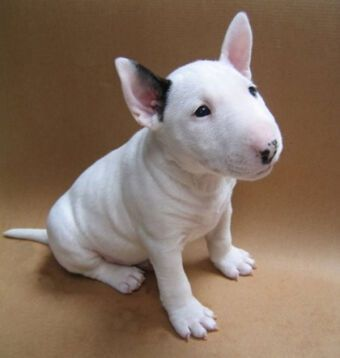
#> input picture bullterrier.jpg, 340 x 358 px
$ jupyter execute 'Laboratorio 7.ipynb'
#> lines starting #> are read from the running program, lines starting #| are printed output that depends on the picture; after the words box and inside, x2 and y2 are one past the last pixel; in counts of white or black regions, pixels touching at a corner belong together
[cell 1]
#Abran tres imágenes, luego cambien el tamaño de las tres imágenes para que todas tengan las
#mismas dimensiones que la imagen más grande de las tres.

[cell 2]
import cv2
import matplotlib.pyplot as plt
import numpy as np

image_1 = cv2.imread('bullterrier.jpg')
#> image_1 is the input picture: shape (358, 340, 3); mean B, G, R 97.4, 113.5, 134.7
image_1 = cv2.cvtColor(image_1, cv2.COLOR_BGR2RGB)
plt.subplot(1, 3, 1)
plt.imshow(image_1)

image_2 = cv2.imread('husky.jfif')
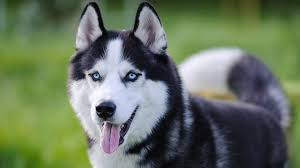
#> input picture husky.jfif, 300 x 168 px
#> image_2 is the input picture: shape (168, 300, 3); mean B, G, R 93.8, 116.3, 102.9
image_2 = cv2.cvtColor(image_2, cv2.COLOR_BGR2RGB)
plt.subplot(1, 3, 2)
plt.imshow(image_2)

image_3 = cv2.imread('pitbull.jfif')
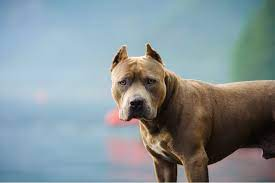
#> input picture pitbull.jfif, 275 x 183 px
#> image_3 is the input picture: shape (183, 275, 3); mean B, G, R 151.6, 146.8, 133.5
image_3 = cv2.cvtColor(image_3, cv2.COLOR_BGR2RGB)
plt.subplot(1, 3, 3)
plt.imshow(image_3)

[cell 3]
image_files = ['bullterrier.jpg', 'husky.jfif', 'pitbull.jfif']

# Lista para almacenar las imágenes
images = []
tam = 0
alto = 0
ancho = 0
# Leer y convertir imágenes
for file in image_files:
    img = cv2.imread(file)
    (aux_alto, aux_ancho, aux_canal) = img.shape
#> aux_alto = 358; aux_ancho = 340; aux_canal = 3
    print(img.shape)
#| (358, 340, 3)
    aux_tam = aux_alto * aux_ancho
#> aux_tam = 121720
    if aux_tam > tam :
        tam = aux_tam
#> tam = 121720
        alto = aux_alto
#> alto = 358
        ancho = aux_ancho
#> ancho = 340
    img = cv2.cvtColor(img, cv2.COLOR_BGR2RGB)

image_1 = cv2.imread(image_files[0])
image_1 = cv2.cvtColor(image_1, cv2.COLOR_BGR2RGB)
r = alto/image_1.shape[1] # alto que quiero / ancho que tengo
#> r = 1.05
dim = (alto, int(image_1.shape[0] * r))
#> dim = (358, 376)
image_1 = cv2.resize(image_1,dim)
#> image_1: shape (376, 358, 3)
#image_1 = cv2.resize(image_1,(alto,ancho))
plt.subplot(1, 3, 1)
plt.imshow(image_1)
print(image_1.shape)
#| (376, 358, 3)

image_2 = cv2.imread('husky.jfif')
image_2 = cv2.cvtColor(image_2, cv2.COLOR_BGR2RGB)
r = alto/image_2.shape[1] # alto que quiero / ancho que tengo
#> r = 1.19
dim = (alto, int(image_2.shape[0] * r))
#> dim = (358, 200)
image_2 = cv2.resize(image_2,dim)
#> image_2: shape (200, 358, 3)
#image_2 = cv2.resize(image_2,(alto,ancho))
plt.subplot(1, 3, 2)
plt.imshow(image_2)
print(image_2.shape)
#| (200, 358, 3)

image_3 = cv2.imread('pitbull.jfif')
image_3 = cv2.cvtColor(image_3, cv2.COLOR_BGR2RGB)
r = alto/image_3.shape[1] # alto que quiero / ancho que tengo
#> r = 1.3
dim = (alto, int(image_3.shape[0] * r))
#> dim = (358, 238)
image_3 = cv2.resize(image_3,dim)
#> image_3: shape (238, 358, 3)
#image_3 = cv2.resize(image_3,(alto,ancho))
plt.subplot(1, 3, 3)
plt.imshow(image_3)
print(image_3.shape)
#| (238, 358, 3)

[cell 4]
# Creen una nueva imagen utilizando únicamente el canal rojo de la primera imagen, el canal
# verde de la segunda imagen y el canal azul de la tercera imagen.
import cv2
import matplotlib.pyplot as plt
import numpy as np

image_1 = cv2.imread('bullterrier.jpg')
black = np.zeros(image_1.shape[:2], dtype='uint8')
image_1 = cv2.cvtColor(image_1, cv2.COLOR_BGR2RGB)
b,g,r = cv2.split(image_1)
red = cv2.merge([r,black,black])
plt.subplot(1, 3, 1)
plt.imshow(red)

image_2 = cv2.imread('husky.jfif')
black = np.zeros(image_2.shape[:2], dtype='uint8')
image_2 = cv2.cvtColor(image_2, cv2.COLOR_BGR2RGB)
b,g,r = cv2.split(image_2)
#> b: shape (168, 300)
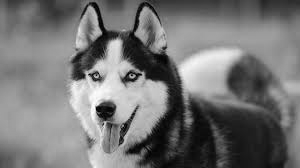
#> g: shape (168, 300); min 0, max 255, mean 116.3
#> r: shape (168, 300)
green = cv2.merge([black,g,black])
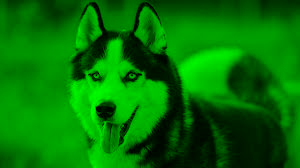
#> green: shape (168, 300, 3); mean of channels 0, 1, 2 0, 116.3, 0; drawn as B, G, R
plt.subplot(1, 3, 2)
plt.imshow(green)

image_3 = cv2.imread('pitbull.jfif')
black = np.zeros(image_3.shape[:2], dtype='uint8')
image_3 = cv2.cvtColor(image_3, cv2.COLOR_BGR2RGB)
b,g,r = cv2.split(image_3)
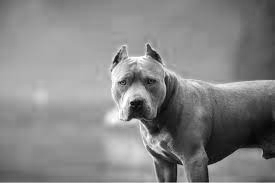
#> b: shape (183, 275); min 1, max 255, mean 133.5
#> g: shape (183, 275)
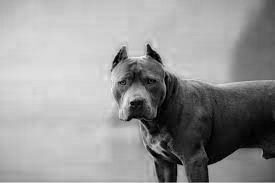
#> r: shape (183, 275); min 0, max 245, mean 151.6
blue = cv2.merge([black,black,b])
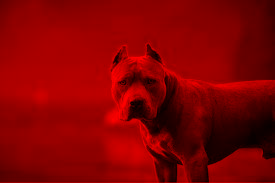
#> blue: shape (183, 275, 3); mean of channels 0, 1, 2 0, 0, 133.5; drawn as B, G, R
plt.subplot(1, 3, 3)
plt.imshow(blue)

[cell 5]
import matplotlib.pyplot as plt
import numpy as np
from PIL import Image

# Abrir la imagen original
foto = Image.open('bullterrier.jpg')

# Invertir los colores (negativo)
datos = list(foto.getdata())
#> datos = 121720 items
datos_invertidos = [(255 - datos[x][0], 255 - datos[x][1], 255 - datos[x][2]) for x in range(len(datos))]
#> datos_invertidos = 121720 items
imagen_invertida = Image.new('RGB', foto.size)
#> imagen_invertida: PIL image 340x358 RGB; every value is 0
imagen_invertida.putdata(datos_invertidos)
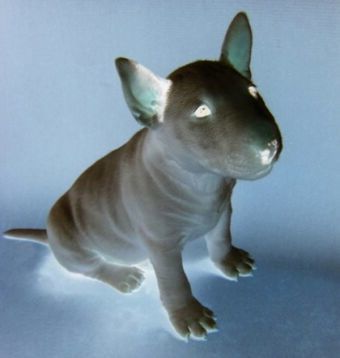
#> imagen_invertida: PIL image 340x358 RGB; mean R, G, B 120.3, 141.5, 157.6
plt.subplot(1, 2, 1)
plt.imshow(imagen_invertida)

# Convertir la imagen invertida a escala de grises
imagen_invertida_gris = imagen_invertida.convert('L')
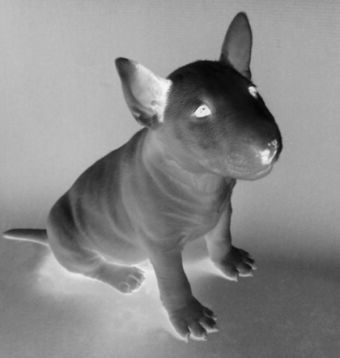
#> imagen_invertida_gris: PIL image 340x358 L; min 2, max 248, mean 137

# Convertir la imagen en escala de grises invertida a un arreglo numpy
imagen_invertida_gris_array = np.array(imagen_invertida_gris)

# Mostrar la imagen en escala de grises invertida con matplotlib
plt.subplot(1, 2, 2)
plt.imshow(imagen_invertida_gris_array, cmap='gray')

# Guardar la imagen invertida en escala de grises
imagen_invertida_gris_pil = Image.fromarray(imagen_invertida_gris_array)
imagen_invertida_gris_pil.save('bullterrier_invertido_gris.jpg')

[cell 6]
# Aplicación interactiva de visualización de canales de color
import cv2
import numpy as np

# Cargar la imagen
image = cv2.imread('bullterrier.jpg')

# Crear ventanas para mostrar los canales
def show_channel(image, channels):
    """Retorna una imagen mostrando solo los canales seleccionados."""
    channel_image = np.zeros_like(image)
    for i, channel in enumerate(channels):
        if channel:
            channel_image[:, :, i] = image[:, :, i]
    return channel_image

# Configuración inicial
channels = [True, True, True]  # [Rojo, Verde, Azul]

# Mostrar la imagen en una ventana
cv2.imshow('Image Viewer', show_channel(image, channels))

print("Presiona 'R' para alternar el canal Rojo, 'G' para el Verde, 'B' para el Azul")
print("Presiona 'ESC' para salir.")

while True:
    key = cv2.waitKey(0) & 0xFF  # Espera por la entrada del usuario
#> (key q is pressed here)

    # Teclas de control
    if key == 27:  # ESC para salir
        break
    elif key == ord('r'):  # Alternar el canal rojo
        channels[2] = not channels[2]
    elif key == ord('g'):  # Alternar el canal verde
        channels[1] = not channels[1]
    elif key == ord('b'):  # Alternar el canal azul
        channels[0] = not channels[0]

    # Actualizar la imagen mostrada
    cv2.imshow('Image Viewer', show_channel(image, channels))

cv2.destroyAllWindows()

[cell 7]
#Dibujo de figuras y texto en imágenes

import cv2

# Cargar la imagen
image = cv2.imread('bullterrier.jpg')  # Asegúrate de tener el archivo correcto
output_image = image.copy()  # Copia de la imagen original

# Coordenadas del círculo (ejemplo: cara del perro)
center_coordinates = (215, 120)  # Cambia a las coordenadas de la cara en tu imagen
radius = 80
circle_color = (0, 255, 0)  # Verde
thickness = 3

# Dibujar el círculo
cv2.circle(output_image, center_coordinates, radius, circle_color, thickness)

# Añadir el texto
text = "Perro"
font = cv2.FONT_HERSHEY_SIMPLEX
font_scale = 1
text_color = (255, 0, 0)  # Azul
text_thickness = 2
text_position = (center_coordinates[0] - 50, center_coordinates[1] - radius - 20)
cv2.putText(output_image, text, text_position, font, font_scale, text_color, text_thickness)

# Guardar la imagen resultante
cv2.imwrite('bullterrier_labeled.jpg', output_image)

# Mostrar la imagen modificada
cv2.imshow('Imagen con Circulo y Texto', output_image)
cv2.waitKey(0)
cv2.destroyAllWindows()

[cell 8]
# Aplicación de umbral binario
import cv2
import matplotlib.pyplot as plt

# Cargar la imagen
image = cv2.imread('bullterrier.jpg')  # Cambia el nombre del archivo de tu imagen

# Convertir la imagen a escala de grises
gray_image = cv2.cvtColor(image, cv2.COLOR_BGR2GRAY)

# Aplicar el umbral binario
_, binary_image = cv2.threshold(gray_image, 127, 255, cv2.THRESH_BINARY)
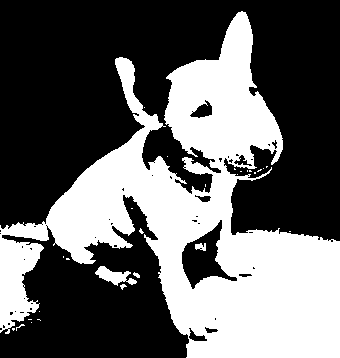
#> binary_image: shape (358, 340); 38.9% white; 28 white regions (23 under 20 px), largest, box (x1, y1, x2, y2) and area: (0, 11, 340, 358) 46757, (95, 266, 137, 286) 393, (195, 243, 206, 251) 63, (133, 272, 140, 278) 25, (120, 284, 127, 290) 22

# Mostrar la imagen original y la binarizada con matplotlib
# Convertir de BGR (OpenCV) a RGB (matplotlib) para visualización correcta
image_rgb = cv2.cvtColor(image, cv2.COLOR_BGR2RGB)

# Crear un gráfico con dos subgráficos (uno para la imagen original y otro para la binarizada)
plt.figure(figsize=(10, 5))

# Mostrar la imagen original
plt.subplot(1, 2, 1)
plt.imshow(image_rgb)
plt.title('Imagen Original')
plt.axis('off')  # Ocultar los ejes

# Mostrar la imagen binarizada
plt.subplot(1, 2, 2)
plt.imshow(binary_image, cmap='gray')  # Mostrar la imagen en escala de grises
plt.title('Imagen Binarizada')
plt.axis('off')  # Ocultar los ejes

# Mostrar el gráfico
plt.tight_layout()
plt.show()

[cell 9]
# Programa de dibujo interactivo con eventos de mouse y teclado
import cv2
import numpy as np

# Variables globales
drawing = False  # Para controlar si estamos dibujando
shape = 'circle'  # Forma predeterminada (círculo)
undo_stack = []  # Para almacenar el historial de imágenes para deshacer
img = np.ones((500, 500, 3), dtype=np.uint8) * 255  # Imagen en blanco

# Funciones de evento de OpenCV
def draw_shape(event, x, y, flags, param):
    global drawing, start_x, start_y, img, shape, undo_stack

    if event == cv2.EVENT_LBUTTONDOWN:  # Empezar a dibujar
        drawing = True
        start_x, start_y = x, y
        undo_stack.append(img.copy())  # Guardamos el estado para deshacer

    elif event == cv2.EVENT_MOUSEMOVE:  # Dibujar mientras movemos el mouse
        if drawing:
            img = undo_stack[-1].copy()  # Restaurar última imagen antes de dibujar
            if shape == 'circle':
                cv2.circle(img, (start_x, start_y), int(((x - start_x) ** 2 + (y - start_y) ** 2) ** 0.5), (0, 0, 255), -1)
            elif shape == 'rectangle':
                cv2.rectangle(img, (start_x, start_y), (x, y), (0, 255, 0), -1)
            elif shape == 'line':
                cv2.line(img, (start_x, start_y), (x, y), (255, 0, 0), 2)

    elif event == cv2.EVENT_LBUTTONUP:  # Dejar de dibujar
        drawing = False
        if shape == 'circle':
            cv2.circle(img, (start_x, start_y), int(((x - start_x) ** 2 + (y - start_y) ** 2) ** 0.5), (0, 0, 255), -1)
        elif shape == 'rectangle':
            cv2.rectangle(img, (start_x, start_y), (x, y), (0, 255, 0), -1)
        elif shape == 'line':
            cv2.line(img, (start_x, start_y), (x, y), (255, 0, 0), 2)

# Crear ventana
cv2.namedWindow("Drawing App")
cv2.setMouseCallback("Drawing App", draw_shape)

while True:
    # Mostrar la imagen
    cv2.imshow("Drawing App", img)

    # Esperar tecla presionada
    key = cv2.waitKey(1) & 0xFF
#> (key q is pressed here)

    if key == ord('q'):  # Salir del programa
        break
    elif key == ord('r'):  # Cambiar a rectángulo
        shape = 'rectangle'
    elif key == ord('c'):  # Cambiar a círculo
        shape = 'circle'
    elif key == ord('l'):  # Cambiar a línea
        shape = 'line'
    elif key == ord('u'):  # Deshacer último cambio
        if len(undo_stack) > 0:
            img = undo_stack.pop()  # Recuperar el estado anterior

    elif key == ord('s'):  # Guardar imagen
        cv2.imwrite('drawing.png', img)
        print("Imagen guardada como 'drawing.png'")

# Cerrar ventana
cv2.destroyAllWindows()
